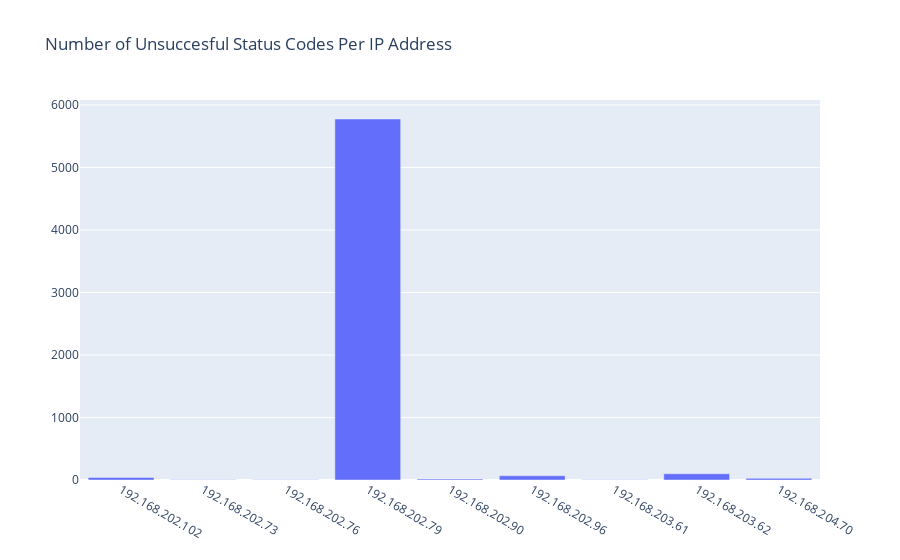

The notebook cell saved with this chart:
### Code cell
# Plot Top IP for Non Success Code
count_unsuccessful_ip=dict(data_response_p.sort_values(['id.orig_h','just_date'],ascending=False).groupby(['id.orig_h','just_date']).size())
cleaned_count_unsuccessful_ip={}
for item in count_unsuccessful_ip.keys():
    cleaned_count_unsuccessful_ip[item[0]] = count_unsuccessful_ip[item]
    
# cleaned_count_unsuccessful_ip = sorted(cleaned_count_unsuccessful_ip.items(),key=operator.itemgetter(1),reverse=True)

potential_recon+=list(cleaned_count_unsuccessful_ip.keys())

cleaned_count_unsuccessful_ip
fig = dict({
    "data": [{"type": "bar",
              "x": list(cleaned_count_unsuccessful_ip.keys()),
              "y": list(cleaned_count_unsuccessful_ip.values())}],
    "layout": {"title": {"text": "Number of Unsuccesful Status Codes Per IP Address"}}
})

pio.show(fig)

### Figure 1 — Plotly figure (JSON) as saved in the notebook; plotly's stock layout.template omitted (floating-point values rounded to 4 significant figures)
{"data": [{"type": "bar", "x": ["192.168.202.102", "192.168.202.73", "192.168.202.76", "192.168.202.79", "192.168.202.90", "192.168.202.96", "192.168.203.61", "192.168.203.62", "192.168.204.70"], "y": [40, 3, 5, 5775, 16, 68, 4, 100, 26]}], "layout": {"title": {"text": "Number of Unsuccesful Status Codes Per IP Address"}}}
